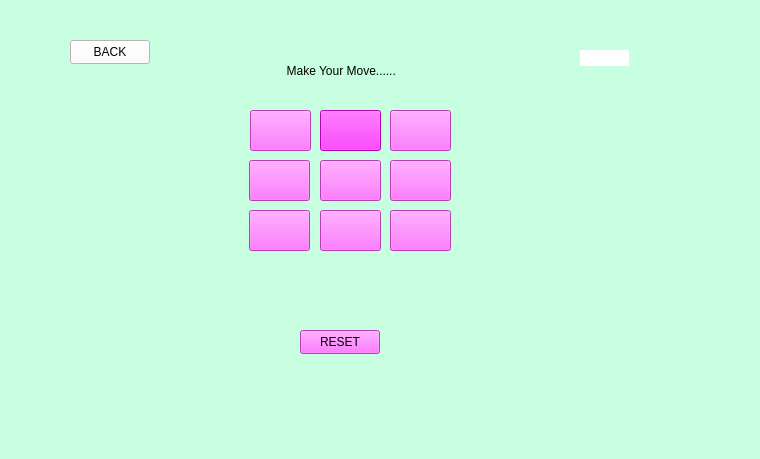
<?xml version="1.0" encoding="UTF-8"?>
<ui version="4.0">
 <class>EightPuzzle</class>
 <widget class="QWidget" name="EightPuzzle">
  <property name="geometry">
   <rect>
    <x>0</x>
    <y>0</y>
    <width>760</width>
    <height>459</height>
   </rect>
  </property>
  <property name="windowTitle">
   <string>Form</string>
  </property>
  <property name="styleSheet">
   <string notr="true">background-color: rgb(198, 255, 246);
background-color: rgb(201, 255, 225);</string>
  </property>
  <widget class="QPushButton" name="tile_00">
   <property name="geometry">
    <rect>
     <x>250</x>
     <y>110</y>
     <width>61</width>
     <height>41</height>
    </rect>
   </property>
   <property name="styleSheet">
    <string notr="true">background-color: rgb(255, 170, 255);
background-color: rgb(255, 85, 255);</string>
   </property>
   <property name="text">
    <string/>
   </property>
  </widget>
  <widget class="QPushButton" name="tile_01">
   <property name="geometry">
    <rect>
     <x>320</x>
     <y>110</y>
     <width>61</width>
     <height>41</height>
    </rect>
   </property>
   <property name="styleSheet">
    <string notr="true">background-color: rgb(255, 0, 255);</string>
   </property>
   <property name="text">
    <string/>
   </property>
  </widget>
  <widget class="QPushButton" name="tile_10">
   <property name="geometry">
    <rect>
     <x>249</x>
     <y>160</y>
     <width>61</width>
     <height>41</height>
    </rect>
   </property>
   <property name="styleSheet">
    <string notr="true">background-color: rgb(255, 85, 255);</string>
   </property>
   <property name="text">
    <string/>
   </property>
  </widget>
  <widget class="QPushButton" name="tile_02">
   <property name="geometry">
    <rect>
     <x>390</x>
     <y>110</y>
     <width>61</width>
     <height>41</height>
    </rect>
   </property>
   <property name="styleSheet">
    <string notr="true">background-color: rgb(255, 85, 255);</string>
   </property>
   <property name="text">
    <string/>
   </property>
  </widget>
  <widget class="QPushButton" name="tile_11">
   <property name="geometry">
    <rect>
     <x>320</x>
     <y>160</y>
     <width>61</width>
     <height>41</height>
    </rect>
   </property>
   <property name="styleSheet">
    <string notr="true">background-color: rgb(255, 85, 255);</string>
   </property>
   <property name="text">
    <string/>
   </property>
  </widget>
  <widget class="QPushButton" name="tile_12">
   <property name="geometry">
    <rect>
     <x>390</x>
     <y>160</y>
     <width>61</width>
     <height>41</height>
    </rect>
   </property>
   <property name="styleSheet">
    <string notr="true">
background-color: rgb(255, 85, 255);</string>
   </property>
   <property name="text">
    <string/>
   </property>
  </widget>
  <widget class="QPushButton" name="tile_20">
   <property name="geometry">
    <rect>
     <x>249</x>
     <y>210</y>
     <width>61</width>
     <height>41</height>
    </rect>
   </property>
   <property name="styleSheet">
    <string notr="true">background-color: rgb(255, 85, 255);</string>
   </property>
   <property name="text">
    <string/>
   </property>
  </widget>
  <widget class="QPushButton" name="tile_21">
   <property name="geometry">
    <rect>
     <x>320</x>
     <y>210</y>
     <width>61</width>
     <height>41</height>
    </rect>
   </property>
   <property name="styleSheet">
    <string notr="true">background-color: rgb(255, 85, 255);</string>
   </property>
   <property name="text">
    <string/>
   </property>
  </widget>
  <widget class="QPushButton" name="reset">
   <property name="geometry">
    <rect>
     <x>300</x>
     <y>330</y>
     <width>80</width>
     <height>24</height>
    </rect>
   </property>
   <property name="styleSheet">
    <string notr="true">background-color: rgb(255, 85, 255);
color: rgb(0, 0, 0);</string>
   </property>
   <property name="text">
    <string>RESET</string>
   </property>
  </widget>
  <widget class="QPushButton" name="back">
   <property name="geometry">
    <rect>
     <x>70</x>
     <y>40</y>
     <width>80</width>
     <height>24</height>
    </rect>
   </property>
   <property name="styleSheet">
    <string notr="true">color: rgb(0, 0, 0);
background-color: rgb(255, 255, 255);</string>
   </property>
   <property name="text">
    <string>BACK</string>
   </property>
  </widget>
  <widget class="QLabel" name="label">
   <property name="geometry">
    <rect>
     <x>240</x>
     <y>50</y>
     <width>211</width>
     <height>41</height>
    </rect>
   </property>
   <property name="styleSheet">
    <string notr="true">color: rgb(0, 0, 0);
font: 16pt &quot;Segoe UI&quot;;
font: 12pt &quot;Segoe UI&quot;;</string>
   </property>
   <property name="text">
    <string>              Make Your Move......</string>
   </property>
  </widget>
  <widget class="QPushButton" name="tile_22">
   <property name="geometry">
    <rect>
     <x>390</x>
     <y>210</y>
     <width>61</width>
     <height>41</height>
    </rect>
   </property>
   <property name="styleSheet">
    <string notr="true">background-color: rgb(255, 85, 255);</string>
   </property>
   <property name="text">
    <string/>
   </property>
  </widget>
  <widget class="QLabel" name="status">
   <property name="geometry">
    <rect>
     <x>580</x>
     <y>50</y>
     <width>49</width>
     <height>16</height>
    </rect>
   </property>
   <property name="styleSheet">
    <string notr="true">color: rgb(0, 0, 0);
background-color: rgb(255, 255, 255);</string>
   </property>
   <property name="text">
    <string/>
   </property>
  </widget>
 </widget>
 <resources/>
 <connections/>
</ui>
